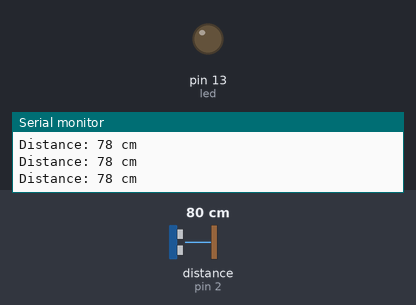
The sketch below on a simulated Arduino Uno, built with avr-gcc and run on an emulated ATmega328P. Parts: output pins drawn as LEDs (lit = HIGH), the last lines printed to the serial monitor. Wiring (inferred from the names in the program): ultrasonic range finder: trigger pin 3; echo pin 2. The test bench sets the inputs (shaded band); at power-on: distance to the obstacle (sensor on pin 2) 80 cm. The echo pulse lasts 58.3 µs per cm; pins used as bus, display or sensor lines are not drawn.

Above: at 1.2 s.
1.3 s: distance to the obstacle (sensor on pin 2) set to 98 cm
4.3 s: distance to the obstacle (sensor on pin 2) set to 108 cm
At 5.5 s:
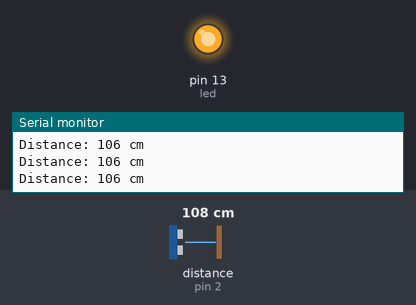
5.8 s: distance to the obstacle (sensor on pin 2) set to 18 cm
At 7.2 s:
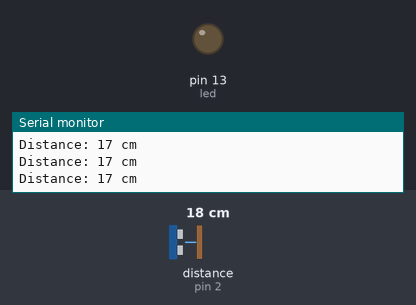
Timing chart, 0 to 8.8 s (numbered marks = the images above; inputs shaded):
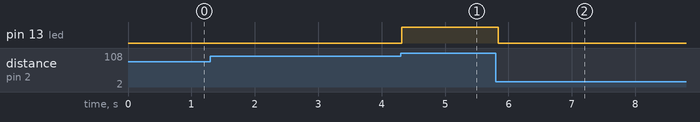

The sketch:

A2_UltrasonicSensor_Blinkled.ino
```cpp
// ---------------------------------------------------------------- //
// Arduino Ultrasoninc Sensor HC-SR04
// Using Arduino IDE 1.8.7
// Using HC-SR04 Module
// ---------------------------------------------------------------- //

//#define echoPin 2 // attach pin D2 Arduino to pin Echo of HC-SR04
//#define trigPin 3 //attach pin D3 Arduino to pin Trig of HC-SR04

int echoPin = 2; // attach pin D2 Arduino to pin Echo of HC-SR04
int trigPin = 3; //attach pin D3 Arduino to pin Trig of HC-SR04

// defines variables
long duration; // variable for the duration of sound wave travel
int distance; // variable for the distance measurement

int led = 13;

void setup() {
  pinMode(trigPin, OUTPUT); // Sets the trigPin as an OUTPUT
  pinMode(echoPin, INPUT); // Sets the echoPin as an INPUT

  pinMode(led,OUTPUT);

  Serial.begin(9600); // // Serial Communication is starting with 9600 of baudrate speed
  Serial.println("Ultrasonic Sensor HC-SR04 Test"); // print some text in Serial Monitor
  Serial.println("with Arduino UNO R3");
}
void loop() {
  // Clears the trigPin condition
  digitalWrite(trigPin, LOW);
  delayMicroseconds(2);
  // Sets the trigPin HIGH (ACTIVE) for 10 microseconds
  digitalWrite(trigPin, HIGH);
  delayMicroseconds(10);
  digitalWrite(trigPin, LOW);
  // Reads the echoPin, returns the sound wave travel time in microseconds
  duration = pulseIn(echoPin, HIGH);
  // Calculating the distance
  distance = duration * 0.034 / 2; // Speed of sound wave divided by 2 (go and back)
  // Displays the distance on the Serial Monitor
  Serial.print("Distance: ");
  Serial.print(distance);
  Serial.println(" cm");

  if( distance > 100 )
    {
      digitalWrite(led,HIGH);
    }
  else if( distance < 100 )
    {
      digitalWrite(led,LOW);
    }
}
```

Measured:
- the behaviour switches between 102 and 103 cm on distance to the obstacle (sensor on pin 2) (found by bisection; images 0 and 1)
- after the input at 4.3 s, pin 13 (led): LOW → HIGH at once
- after the input at 5.8 s, pin 13 (led): HIGH → LOW at once
